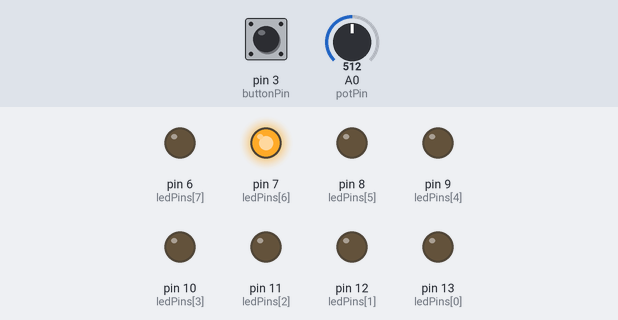
Simulated run of this sketch. Board: Arduino Uno, built with avr-gcc and run on an emulated ATmega328P. Parts: output pins drawn as LEDs (lit = HIGH). Dashed ring = blinking. The test bench sets the inputs (shaded band); at power-on: A0 (potPin) = 512, pin 3 (buttonPin) HIGH. Random numbers use the default seed unless the sketch sets one.

Above: at 1.2 s.
1.3 s: A0 (potPin) set to 1023
At 3.4 s:
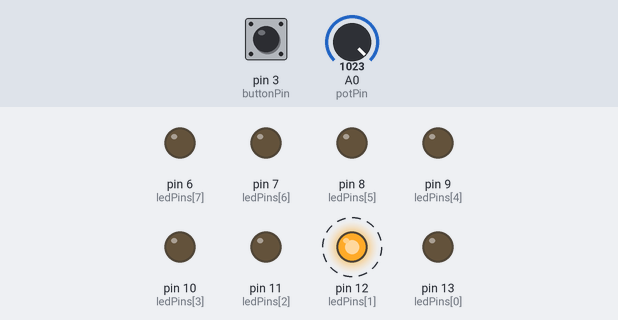
4.3 s: pin 3 (buttonPin) pulled LOW for 1 s
At 6.0 s:
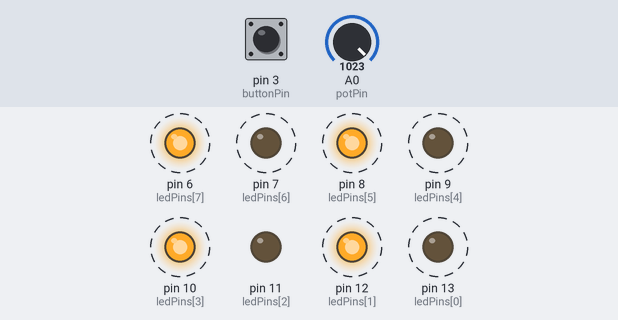
At 8.1 s:
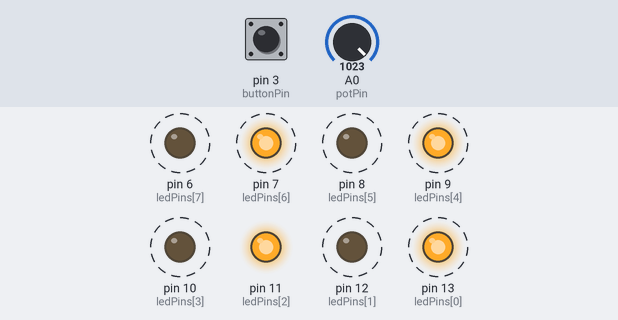
8.3 s: pin 3 (buttonPin) pulled LOW for 0.2 s
11.3 s: pin 3 (buttonPin) pulled LOW for 0.2 s
At 14.0 s:
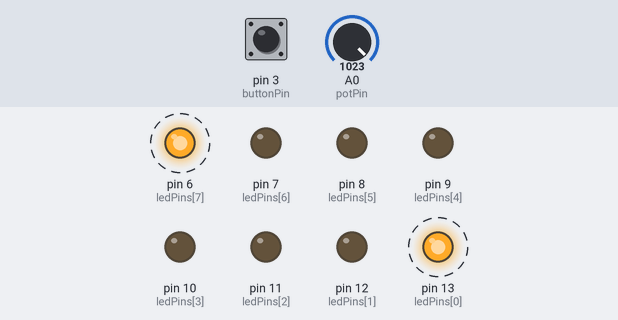
14.5 s: pin 3 (buttonPin) pulled LOW for 3.2 s
19.2 s: A0 (potPin) set to 306
Timing chart, 0 to 23.2 s (numbered marks = the images above; inputs shaded):
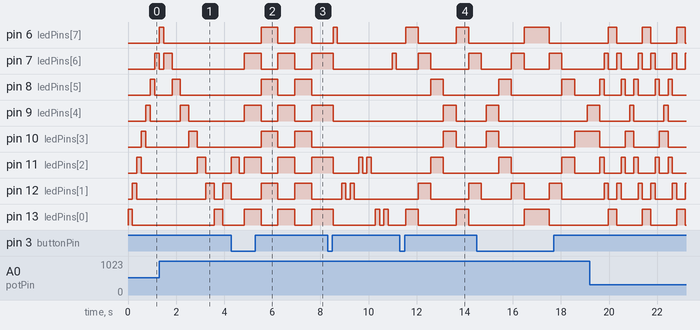

The sketch:

christmas_lights__kinght_rider_with_button_and_modes_.ino
```cpp
const int potPin = A0;                    // Speed control dial at the bottom
const int buttonPin = 3;                  // Your button connected to Pin 3
int ledPins[] = {13, 12, 11, 10, 9, 8, 7, 6}; // Your 8 LEDs in row order
int numLeds = 8;

int currentMode = 0;
const int totalModes = 5;                 // Total number of festive styles
int lastButtonState = HIGH;               // PULLUP default state (unpressed)

void setup() {
  // Initialize all 8 LED pins as digital outputs
  for (int i = 0; i < numLeds; i++) {
    pinMode(ledPins[i], OUTPUT);
  }

  // Initialize the button pin with the internal anti-static shield
  pinMode(buttonPin, INPUT_PULLUP);
}

void loop() {
  // Constantly check if the button is being pressed to change modes
  checkButton();

  // Run the current light pattern based on the active mode
  switch (currentMode) {
    case 0: knightRiderMode(); break;   // Mode 1: Classic Knight Rider bounce
    case 1: marqueeWaveMode(); break;   // Mode 2: Alternating Christmas blink (Even/Odd)
    case 2: sparkleMode(); break;       // Mode 3: Random twinkling stars
    case 3: collisionMode(); break;     // Mode 4: Inward crashing wave
    case 4: centerFanMode(); break;     // Mode 5: Center-out fan ending on ONLY LED 4
  }
}

// Cleans up static noise and registers light button taps perfectly
void checkButton() {
  int buttonState = digitalRead(buttonPin);

  // Detects the exact instant the button drops to Ground (LOW)
  if (buttonState == LOW && lastButtonState == HIGH) {
    delay(200); // Strong debounce filter to block ghost clicks and double-tapping
    allOff();   // Reset lights instantly before changing modes
    currentMode = (currentMode + 1) % totalModes; // Move to next mode (0 to 4)
  }
  lastButtonState = buttonState;
}

// Turn off all lights instantly when shifting modes
void allOff() {
  for (int i = 0; i < numLeds; i++) {
    digitalWrite(ledPins[i], LOW);
  }
}

// Fetches knob speed dynamically from the potentiometer
int getSpeed() {
  int potValue = analogRead(potPin);
  // Maps the dial (0-1023) to a delay time between 20ms (fast) and 350ms (slow)
  return map(potValue, 0, 1023, 20, 350);
}

// ==========================================
// FESTIVE CHRISTMAS LIGHT MODES
// ==========================================

// Mode 0: The Classic Bounce
void knightRiderMode() {
  for (int i = 0; i < numLeds; i++) {
    checkButton(); if(currentMode != 0) return; // Exit immediately if button is clicked
    digitalWrite(ledPins[i], HIGH);
    delay(getSpeed());
    digitalWrite(ledPins[i], LOW);
  }
  for (int i = numLeds - 2; i > 0; i--) {
    checkButton(); if(currentMode != 0) return;
    digitalWrite(ledPins[i], HIGH);
    delay(getSpeed());
    digitalWrite(ledPins[i], LOW);
  }
}

// Mode 1: Alternating Marquee Wave
void marqueeWaveMode() {
  // Flash even lights ON, odd lights OFF
  for (int i = 0; i < numLeds; i++) {
    digitalWrite(ledPins[i], (i % 2 == 0) ? HIGH : LOW);
  }
  delay(getSpeed() * 2);
  checkButton(); if(currentMode != 1) return;

  // Flash even lights OFF, odd lights ON
  for (int i = 0; i < numLeds; i++) {
    digitalWrite(ledPins[i], (i % 2 == 0) ? LOW : HIGH);
  }
  delay(getSpeed() * 2);
}

// Mode 2: Random Sparkle
void sparkleMode() {
  allOff();
  int randomLed = random(0, numLeds); // Pick a random light
  digitalWrite(ledPins[randomLed], HIGH);
  delay(getSpeed() / 2);
  digitalWrite(ledPins[randomLed], LOW);
  delay(getSpeed() / 2);
}

// Mode 3: Inward Collision Wave
void collisionMode() {
  for (int i = 0; i < numLeds / 2; i++) {
    checkButton(); if(currentMode != 3) return;
    digitalWrite(ledPins[i], HIGH);
    digitalWrite(ledPins[numLeds - 1 - i], HIGH); // Light up mirror image from bottom
    delay(getSpeed() * 1.5);
    digitalWrite(ledPins[i], LOW);
    digitalWrite(ledPins[numLeds - 1 - i], LOW);
  }
}

// Mode 4: Center-Out Fan (Ends strictly on LED 4 / Pin 10)
void centerFanMode() {
  // 1. Fan Outward: Start from the middle-left (LED 4) and zoom out to the edges
  for (int i = 3; i >= 0; i--) {
    checkButton(); if(currentMode != 4) return;
    digitalWrite(ledPins[i], HIGH);
    digitalWrite(ledPins[numLeds - 1 - i], HIGH);
    delay(getSpeed() * 1.5);
    digitalWrite(ledPins[i], LOW);
    digitalWrite(ledPins[numLeds - 1 - i], LOW);
  }

  // 2. Snap Inward: Zoom from the edges back toward the center
  for (int i = 0; i < 3; i++) {
    checkButton(); if(currentMode != 4) return;
    digitalWrite(ledPins[i], HIGH);
    digitalWrite(ledPins[numLeds - 1 - i], HIGH);
    delay(getSpeed() * 1.5);
    digitalWrite(ledPins[i], LOW);
    digitalWrite(ledPins[numLeds - 1 - i], LOW);
  }

  // 3. Single Center Hit: Flash ONLY LED 4 (which is at index 3 in our pin array)
  checkButton(); if(currentMode != 4) return;
  digitalWrite(ledPins[3], HIGH);
  delay(getSpeed() * 1.5);
  digitalWrite(ledPins[3], LOW);
}
```

Measured:
- after the input at 4.3 s, pin 13 (ledPins[0]): alternates HIGH for 0.70 s and LOW for 0.70 s, starting after 0.53 s
- after the input at 11.3 s, pin 7 (ledPins[6]): LOW → HIGH after 0.76 s, → LOW 0.53 s later, → HIGH 1.6 s later
- by itself, pin 7 (ledPins[6]): alternates HIGH for 0.70 s and LOW for 0.70 s
- by itself, pin 8 (ledPins[5]), pin 11 (ledPins[2]): alternates HIGH for 0.53 s and LOW for 2.1 s
